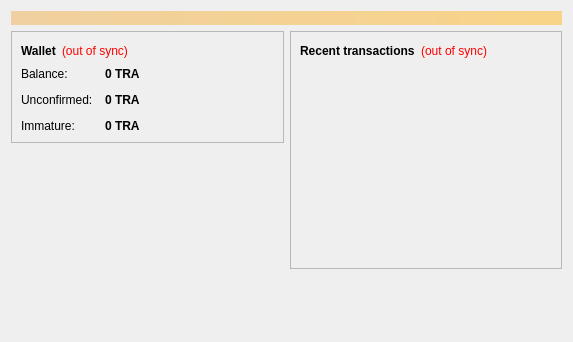
<?xml version="1.0" encoding="UTF-8"?>
<ui version="4.0">
 <class>OverviewPage</class>
 <widget class="QWidget" name="OverviewPage">
  <property name="geometry">
   <rect>
    <x>0</x>
    <y>0</y>
    <width>573</width>
    <height>342</height>
   </rect>
  </property>
  <property name="windowTitle">
   <string>Form</string>
  </property>
  <layout class="QVBoxLayout" name="topLayout">
   <item>
    <widget class="QLabel" name="labelAlerts">
     <property name="visible">
      <bool>false</bool>
     </property>
     <property name="styleSheet">
      <string notr="true">background-color: qlineargradient(x1: 0, y1: 0, x2: 1, y2: 0, stop:0 #F0D0A0, stop:1 #F8D488); color:#000000;</string>
     </property>
     <property name="wordWrap">
      <bool>true</bool>
     </property>
     <property name="margin">
      <number>3</number>
     </property>
    </widget>
   </item>
   <item>
    <layout class="QHBoxLayout" name="horizontalLayout" stretch="1,1">
     <item>
      <layout class="QVBoxLayout" name="verticalLayout_2">
       <item>
        <widget class="QFrame" name="frame">
         <property name="frameShape">
          <enum>QFrame::StyledPanel</enum>
         </property>
         <property name="frameShadow">
          <enum>QFrame::Raised</enum>
         </property>
         <layout class="QVBoxLayout" name="verticalLayout_4">
          <item>
           <layout class="QHBoxLayout" name="horizontalLayout_4">
            <item>
             <widget class="QLabel" name="label_5">
              <property name="font">
               <font>
                <weight>75</weight>
                <bold>true</bold>
               </font>
              </property>
              <property name="text">
               <string>Wallet</string>
              </property>
             </widget>
            </item>
            <item>
             <widget class="QLabel" name="labelWalletStatus">
              <property name="toolTip">
               <string>The displayed information may be out of date. Your wallet automatically synchronizes with the Tetra network after a connection is established, but this process has not completed yet.</string>
              </property>
              <property name="styleSheet">
               <string notr="true">QLabel { color: red; }</string>
              </property>
              <property name="text">
               <string notr="true">(out of sync)</string>
              </property>
              <property name="alignment">
               <set>Qt::AlignLeading|Qt::AlignLeft|Qt::AlignVCenter</set>
              </property>
             </widget>
            </item>
            <item>
             <spacer name="horizontalSpacer_2">
              <property name="orientation">
               <enum>Qt::Horizontal</enum>
              </property>
              <property name="sizeHint" stdset="0">
               <size>
                <width>40</width>
                <height>20</height>
               </size>
              </property>
             </spacer>
            </item>
           </layout>
          </item>
          <item>
           <layout class="QFormLayout" name="formLayout_2">
            <property name="fieldGrowthPolicy">
             <enum>QFormLayout::AllNonFixedFieldsGrow</enum>
            </property>
            <property name="horizontalSpacing">
             <number>12</number>
            </property>
            <property name="verticalSpacing">
             <number>12</number>
            </property>
            <item row="0" column="0">
             <widget class="QLabel" name="label">
              <property name="text">
               <string>Balance:</string>
              </property>
             </widget>
            </item>
            <item row="0" column="1">
             <widget class="QLabel" name="labelBalance">
              <property name="font">
               <font>
                <weight>75</weight>
                <bold>true</bold>
               </font>
              </property>
              <property name="cursor">
               <cursorShape>IBeamCursor</cursorShape>
              </property>
              <property name="toolTip">
               <string>Your current balance</string>
              </property>
              <property name="text">
               <string notr="true">0 TRA</string>
              </property>
              <property name="textInteractionFlags">
               <set>Qt::LinksAccessibleByMouse|Qt::TextSelectableByKeyboard|Qt::TextSelectableByMouse</set>
              </property>
             </widget>
            </item>
            <item row="1" column="0">
             <widget class="QLabel" name="label_3">
              <property name="text">
               <string>Unconfirmed:</string>
              </property>
             </widget>
            </item>
            <item row="1" column="1">
             <widget class="QLabel" name="labelUnconfirmed">
              <property name="font">
               <font>
                <weight>75</weight>
                <bold>true</bold>
               </font>
              </property>
              <property name="cursor">
               <cursorShape>IBeamCursor</cursorShape>
              </property>
              <property name="toolTip">
               <string>Total of transactions that have yet to be confirmed, and do not yet count toward the current balance</string>
              </property>
              <property name="text">
               <string notr="true">0 TRA</string>
              </property>
              <property name="textInteractionFlags">
               <set>Qt::LinksAccessibleByMouse|Qt::TextSelectableByKeyboard|Qt::TextSelectableByMouse</set>
              </property>
             </widget>
            </item>
            <item row="2" column="0">
             <widget class="QLabel" name="labelImmatureText">
              <property name="text">
               <string>Immature:</string>
              </property>
             </widget>
            </item>
            <item row="2" column="1">
             <widget class="QLabel" name="labelImmature">
              <property name="font">
               <font>
                <weight>75</weight>
                <bold>true</bold>
               </font>
              </property>
              <property name="toolTip">
               <string>Mined balance that has not yet matured</string>
              </property>
              <property name="text">
               <string notr="true">0 TRA</string>
              </property>
              <property name="textInteractionFlags">
               <set>Qt::LinksAccessibleByMouse|Qt::TextSelectableByKeyboard|Qt::TextSelectableByMouse</set>
              </property>
             </widget>
            </item>
           </layout>
          </item>
         </layout>
        </widget>
       </item>
       <item>
        <widget class="QLabel" name="label_2">
         <property name="text">
          <string/>
         </property>
         <property name="pixmap">
          <pixmap resource="../bitcoin.qrc">:/icons/bitcoin</pixmap>
         </property>
        </widget>
       </item>
       <item>
        <spacer name="verticalSpacer">
         <property name="orientation">
          <enum>Qt::Vertical</enum>
         </property>
         <property name="sizeHint" stdset="0">
          <size>
           <width>20</width>
           <height>40</height>
          </size>
         </property>
        </spacer>
       </item>
      </layout>
     </item>
     <item>
      <layout class="QVBoxLayout" name="verticalLayout_3">
       <item>
        <widget class="QFrame" name="frame_2">
         <property name="frameShape">
          <enum>QFrame::StyledPanel</enum>
         </property>
         <property name="frameShadow">
          <enum>QFrame::Raised</enum>
         </property>
         <layout class="QVBoxLayout" name="verticalLayout">
          <item>
           <layout class="QHBoxLayout" name="horizontalLayout_2">
            <item>
             <widget class="QLabel" name="label_4">
              <property name="text">
               <string>&lt;b&gt;Recent transactions&lt;/b&gt;</string>
              </property>
             </widget>
            </item>
            <item>
             <widget class="QLabel" name="labelTransactionsStatus">
              <property name="toolTip">
               <string>The displayed information may be out of date. Your wallet automatically synchronizes with the Tetra network after a connection is established, but this process has not completed yet.</string>
              </property>
              <property name="styleSheet">
               <string notr="true">QLabel { color: red; }</string>
              </property>
              <property name="text">
               <string notr="true">(out of sync)</string>
              </property>
              <property name="alignment">
               <set>Qt::AlignRight|Qt::AlignTrailing|Qt::AlignVCenter</set>
              </property>
             </widget>
            </item>
            <item>
             <spacer name="horizontalSpacer">
              <property name="orientation">
               <enum>Qt::Horizontal</enum>
              </property>
              <property name="sizeHint" stdset="0">
               <size>
                <width>40</width>
                <height>20</height>
               </size>
              </property>
             </spacer>
            </item>
           </layout>
          </item>
          <item>
           <widget class="QListView" name="listTransactions">
            <property name="styleSheet">
             <string notr="true">QListView { background: transparent; }</string>
            </property>
            <property name="frameShape">
             <enum>QFrame::NoFrame</enum>
            </property>
            <property name="verticalScrollBarPolicy">
             <enum>Qt::ScrollBarAlwaysOff</enum>
            </property>
            <property name="horizontalScrollBarPolicy">
             <enum>Qt::ScrollBarAlwaysOff</enum>
            </property>
            <property name="selectionMode">
             <enum>QAbstractItemView::NoSelection</enum>
            </property>
           </widget>
          </item>
         </layout>
        </widget>
       </item>
       <item>
        <spacer name="verticalSpacer_2">
         <property name="orientation">
          <enum>Qt::Vertical</enum>
         </property>
         <property name="sizeHint" stdset="0">
          <size>
           <width>20</width>
           <height>40</height>
          </size>
         </property>
        </spacer>
       </item>
      </layout>
     </item>
    </layout>
   </item>
  </layout>
 </widget>
 <resources>
  <include location="../bitcoin.qrc"/>
 </resources>
 <connections/>
</ui>
